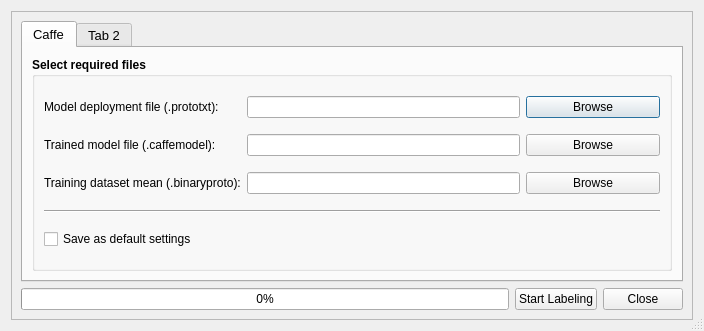
<?xml version="1.0" encoding="UTF-8"?>
<ui version="4.0">
 <class>DeepNeuronDialog</class>
 <widget class="QDialog" name="DeepNeuronDialog">
  <property name="windowModality">
   <enum>Qt::NonModal</enum>
  </property>
  <property name="geometry">
   <rect>
    <x>0</x>
    <y>0</y>
    <width>704</width>
    <height>331</height>
   </rect>
  </property>
  <property name="maximumSize">
   <size>
    <width>1000</width>
    <height>650</height>
   </size>
  </property>
  <property name="windowTitle">
   <string>Deep Neuron</string>
  </property>
  <property name="sizeGripEnabled">
   <bool>true</bool>
  </property>
  <property name="modal">
   <bool>true</bool>
  </property>
  <layout class="QGridLayout" name="gridLayout_2">
   <item row="0" column="0">
    <widget class="QScrollArea" name="scrollArea">
     <property name="sizePolicy">
      <sizepolicy hsizetype="Expanding" vsizetype="Expanding">
       <horstretch>0</horstretch>
       <verstretch>0</verstretch>
      </sizepolicy>
     </property>
     <property name="verticalScrollBarPolicy">
      <enum>Qt::ScrollBarAsNeeded</enum>
     </property>
     <property name="horizontalScrollBarPolicy">
      <enum>Qt::ScrollBarAsNeeded</enum>
     </property>
     <property name="widgetResizable">
      <bool>true</bool>
     </property>
     <widget class="QWidget" name="scrollAreaWidgetContents">
      <property name="geometry">
       <rect>
        <x>0</x>
        <y>0</y>
        <width>680</width>
        <height>307</height>
       </rect>
      </property>
      <layout class="QGridLayout" name="gridLayout">
       <item row="0" column="0" colspan="3">
        <widget class="QTabWidget" name="tabWidget">
         <property name="font">
          <font>
           <pointsize>10</pointsize>
          </font>
         </property>
         <property name="currentIndex">
          <number>0</number>
         </property>
         <widget class="QWidget" name="tab">
          <attribute name="title">
           <string>Caffe</string>
          </attribute>
          <layout class="QGridLayout" name="gridLayout_3">
           <item row="0" column="0">
            <widget class="QGroupBox" name="groupBox">
             <property name="font">
              <font>
               <pointsize>9</pointsize>
               <weight>75</weight>
               <bold>true</bold>
              </font>
             </property>
             <property name="title">
              <string>Select required files</string>
             </property>
             <layout class="QGridLayout" name="gridLayout_4">
              <item row="2" column="0">
               <widget class="QLabel" name="label_3">
                <property name="font">
                 <font>
                  <weight>50</weight>
                  <bold>false</bold>
                 </font>
                </property>
                <property name="text">
                 <string>Training dataset mean (.binaryproto):</string>
                </property>
               </widget>
              </item>
              <item row="2" column="1" colspan="2">
               <widget class="QLineEdit" name="lineEdit_3">
                <property name="font">
                 <font>
                  <weight>50</weight>
                  <bold>false</bold>
                 </font>
                </property>
               </widget>
              </item>
              <item row="0" column="3">
               <widget class="QPushButton" name="pushButton_3">
                <property name="font">
                 <font>
                  <weight>50</weight>
                  <bold>false</bold>
                 </font>
                </property>
                <property name="text">
                 <string>Browse</string>
                </property>
               </widget>
              </item>
              <item row="2" column="3">
               <widget class="QPushButton" name="pushButton_5">
                <property name="font">
                 <font>
                  <weight>50</weight>
                  <bold>false</bold>
                 </font>
                </property>
                <property name="text">
                 <string>Browse</string>
                </property>
               </widget>
              </item>
              <item row="3" column="0" colspan="4">
               <widget class="Line" name="line">
                <property name="orientation">
                 <enum>Qt::Horizontal</enum>
                </property>
               </widget>
              </item>
              <item row="0" column="0">
               <widget class="QLabel" name="label">
                <property name="font">
                 <font>
                  <weight>50</weight>
                  <bold>false</bold>
                 </font>
                </property>
                <property name="text">
                 <string>Model deployment file (.prototxt): </string>
                </property>
               </widget>
              </item>
              <item row="1" column="0">
               <widget class="QLabel" name="label_2">
                <property name="font">
                 <font>
                  <weight>50</weight>
                  <bold>false</bold>
                 </font>
                </property>
                <property name="text">
                 <string>Trained model file (.caffemodel):</string>
                </property>
               </widget>
              </item>
              <item row="0" column="1" colspan="2">
               <widget class="QLineEdit" name="lineEdit">
                <property name="font">
                 <font>
                  <weight>50</weight>
                  <bold>false</bold>
                 </font>
                </property>
               </widget>
              </item>
              <item row="1" column="1" colspan="2">
               <widget class="QLineEdit" name="lineEdit_2">
                <property name="font">
                 <font>
                  <weight>50</weight>
                  <bold>false</bold>
                 </font>
                </property>
               </widget>
              </item>
              <item row="1" column="3">
               <widget class="QPushButton" name="pushButton_4">
                <property name="font">
                 <font>
                  <weight>50</weight>
                  <bold>false</bold>
                 </font>
                </property>
                <property name="text">
                 <string>Browse</string>
                </property>
               </widget>
              </item>
              <item row="4" column="0">
               <widget class="QCheckBox" name="checkBox">
                <property name="font">
                 <font>
                  <weight>50</weight>
                  <bold>false</bold>
                 </font>
                </property>
                <property name="text">
                 <string>Save as default settings</string>
                </property>
               </widget>
              </item>
             </layout>
            </widget>
           </item>
          </layout>
         </widget>
         <widget class="QWidget" name="tab_2">
          <attribute name="title">
           <string>Tab 2</string>
          </attribute>
         </widget>
        </widget>
       </item>
       <item row="1" column="0">
        <widget class="QProgressBar" name="progressBar">
         <property name="value">
          <number>0</number>
         </property>
         <property name="alignment">
          <set>Qt::AlignCenter</set>
         </property>
         <property name="textDirection">
          <enum>QProgressBar::TopToBottom</enum>
         </property>
        </widget>
       </item>
       <item row="1" column="1">
        <widget class="QPushButton" name="pushButton_2">
         <property name="font">
          <font>
           <pointsize>9</pointsize>
          </font>
         </property>
         <property name="text">
          <string>Start Labeling</string>
         </property>
        </widget>
       </item>
       <item row="1" column="2">
        <widget class="QPushButton" name="pushButton">
         <property name="font">
          <font>
           <pointsize>9</pointsize>
          </font>
         </property>
         <property name="text">
          <string>Close</string>
         </property>
        </widget>
       </item>
      </layout>
     </widget>
    </widget>
   </item>
  </layout>
 </widget>
 <resources/>
 <connections>
  <connection>
   <sender>pushButton_2</sender>
   <signal>clicked()</signal>
   <receiver>DeepNeuronDialog</receiver>
   <slot>okClicked()</slot>
   <hints>
    <hint type="sourcelabel">
     <x>528</x>
     <y>290</y>
    </hint>
    <hint type="destinationlabel">
     <x>704</x>
     <y>96</y>
    </hint>
   </hints>
  </connection>
 </connections>
 <slots>
  <slot>okClicked()</slot>
 </slots>
</ui>
